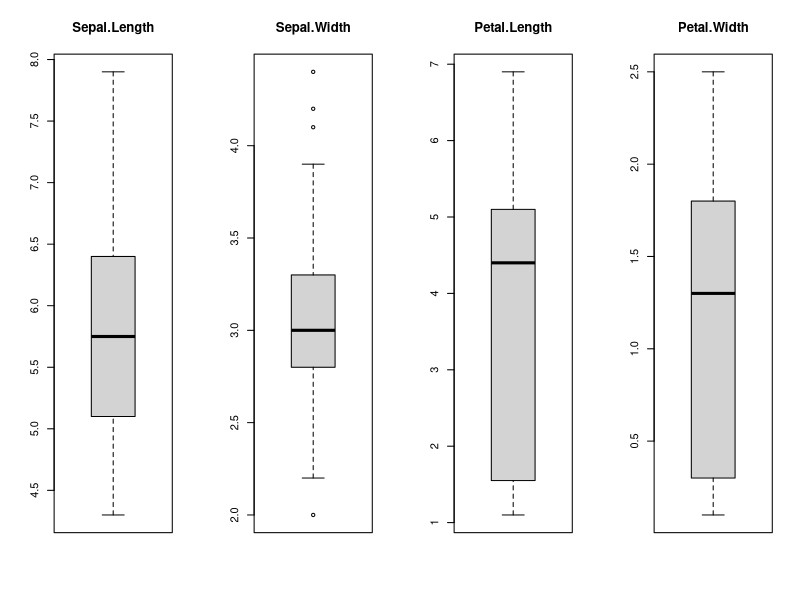

Write R code to recreate this figure. (Note: this script raises an error after producing the figure.)
library(caret);
#
irisDataSet = read.csv("iris.csv", header=TRUE, stringsAsFactors=T);
#colnames(irisDataSet) <- c("Sepal.Length","Sepal.Width","Petal.Length","Petal.Width","Species")

#create a list of 80% of the rows in the original dataset we can use for training
validation_index = createDataPartition(irisDataSet$Species, p=0.80, list=FALSE);

#select 20% of the data for validation
validation = irisDataSet[-validation_index,];
#use remaining 80% of ata to training and testing the models
irisDataSet = irisDataSet[validation_index,]

#dimensions of dataset
dim(irisDataSet)

# #list types for each attributes
sapply(irisDataSet, class);
# #take a peek at the first 5 rows of the data
head(irisDataSet)

# #list the levels for the lass
levels(irisDataSet$Species)

# #summarize the class distribution
percentage = prop.table(table(irisDataSet$Species)) * 100;
cbind(freq=table(irisDataSet$Species), percentage=percentage)

summary(irisDataSet)

#summary(irisDataSet)  
#split input and output                                                         
x = irisDataSet[,1:4];
y = irisDataSet[,5];

#boxplot or each attribute on one image
par(mfrow=c(1,4))
for(i in 1:4) {
    boxplot(x[,i], main=names(iris)[i])
}

#barplot for class breakdown
# plot(y);

#scatter plot matrix
# featurePlot(x=x, y=y, plot="ellipse");

#box and whisker plots for each attribute
# featurePlot(x=x, y=y, plot="box")

#density plots for each attribute by class value
# scales = list(x=list(relation="free"), y=list(relation="free"))
# featurePlot(x=x, y=y, plot="density", scales=scales);

#Run algorithms using 10-fold cross validation
control = trainControl(method="cv", number=10);
metric = "Accuracy"

#a) linear algorithms
set.seed(7)
fit.lda = train(Species~., data=irisDataSet, method="lda", metric=metric, trControl=control)
#b) nonlinear algorithms
#CART
set.seed(7)
fit.cart = train(Species~., data=irisDataSet, method="rpart", metric=metric, trControl=control)
# kNN
set.seed(7)
fit.knn = train(Species~., data=irisDataSet, method="knn", metric=metric, trControl=control)
#c) advanced algoithms
#SVM
set.seed(7)
fit.svm = train(Species~., data=irisDataSet, method="svmRadial", metric=metric, trControl=control)
#Random Forest
set.seed(7)
fit.rf = train(Species~., data=irisDataSet, method="rf", metric=metric, trControl=control)

# #summarize accuracy of models
results = resamples(list(lda=fit.lda, cart=fit.cart, knn=fit.knn, svm=fit.svm, rf=fit.rf))

# #compare accuracy of models
#dotplot(results)

# #estimate skills of LDA on the validatio dataset
predictions = predict(fit.lda, irisDataSet)
confusionMatrix(predictions, irisDataSet$Species);